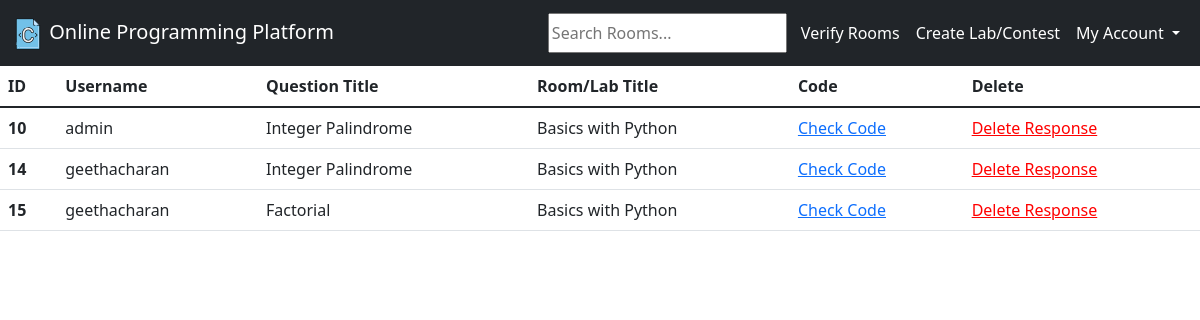
Screenshot of /room_responses/4 (signed in) with the database file from the repository.
### base/models.py (models this page shows, shortened)
class Solution(models.Model):
    code = models.TextField()
    user = models.ForeignKey(User, on_delete=models.SET_NULL, null=True)
    question = models.ForeignKey(Question, on_delete=models.CASCADE)
    room = models.ForeignKey(Room, on_delete=models.CASCADE)
    input = models.TextField(null=True)
    updated = models.DateTimeField(auto_now=True)
    created = models.DateTimeField(auto_now_add=True)

class Question(models.Model):
    question_title = models.CharField(max_length=50)
    question_full = models.TextField()
    sample_test_case = models.TextField()
    updated = models.DateTimeField(auto_now=True)
    created = models.DateTimeField(auto_now_add=True)
    room = models.ForeignKey(Room, on_delete=models.CASCADE)
    def __str__(self):
        return self.question_title

class Room(models.Model):
    host = models.ForeignKey(User, on_delete=models.SET_NULL, null=True)
    name = models.CharField(max_length=200)
    description = models.TextField(null=True, blank=True)
    verified = models.BooleanField(default=False)
    updated = models.DateTimeField(auto_now=True)
    created = models.DateTimeField(auto_now_add=True)
    class Meta:
        ordering = ['-updated', '-created']
    def __str__(self):
        return self.name

### base/views.py (the view)
# urls.py: path('room_responses/<str:pk>', views.roomResponses, name="roomResponses"),
@login_required(login_url='login')
def roomResponses(request, pk):
    room = Room.objects.get(id=pk)
    if request.user.username not in [room.host.username, 'admin']:
        return HttpResponse("You can't do this ...")
    solutions = Solution.objects.filter(room=room)
    context = {'solutions': solutions, 'room': room}
    return render(request, "responses.html", context)

### templates/responses.html (shortened to what this page needs)
{% extends 'main.html' %}
{% block content %}
<table class="table table-hover">
    <thead>
    <tr>
        <th scope="col">ID</th>
        <th scope="col">Username</th>
        <th scope="col">Question Title</th>
        <th scope="col">Room/Lab Title</th>
        <th scope="col">Code</th>
        <th scope="col">Delete</th>
    </tr>
    </thead>
    <tbody>
    {% for sol in solutions %}
    <tr>
        <th scope="row">{{sol.id}}</th>
        <td>{{sol.user}}</td>
        <td>{{sol.question}}</td>
        <td>{{sol.room}}</td>
        <td><a href="//{{request.get_host}}/view_response/{{room.id}}/{{sol.question.id}}/{{sol.id}}/"> Check Code </a></td>
        <td><a style="color:red" href="//{{request.get_host}}/delete_response/{{room.id}}/{{sol.question.id}}/{{sol.id}}/"> Delete Response </a></td>
    </tr>
    {% endfor %}
    </tbody>
</table>
{% endblock %}

### rows the page displays
Solution: id "10", user "admin", question "Integer Palindrome", room "Basics with Python"
Solution: id "14", user "geethacharan", question "Integer Palindrome", room "Basics with Python"
Solution: id "15", user "geethacharan", question "Factorial", room "Basics with Python"
